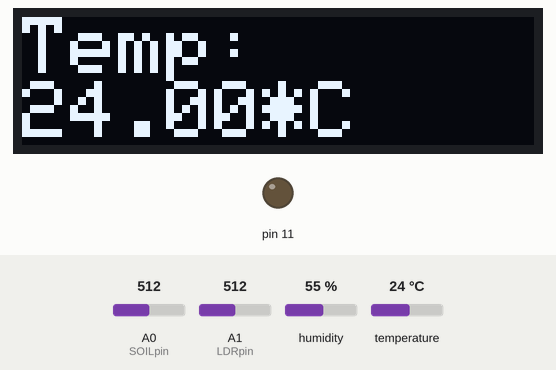
This sketch was run on a simulated Arduino Uno, built with avr-gcc and run on an emulated ATmega328P. On the bench: 128×32 one-colour display, output pins drawn as LEDs (lit = HIGH). The inputs (shaded band) are chosen by the test bench; at power-on: A0 (SOILpin) = 512, A1 (LDRpin) = 512, humidity 55 %, temperature 24 °C.

Above: at 6.9 s.
7.0 s: A0 (SOILpin) set to 444
13.0 s: A0 (SOILpin) set to 417
At 19.0 s:
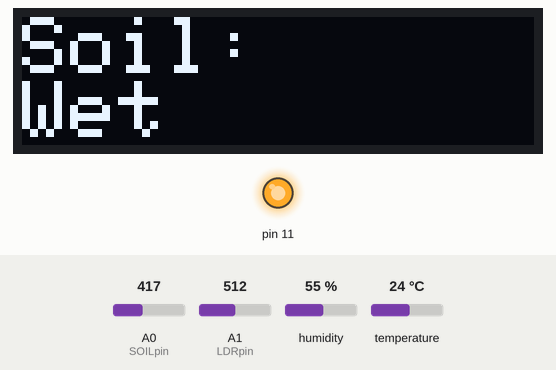
27.0 s: A1 (LDRpin) set to 486
At 33.3 s:
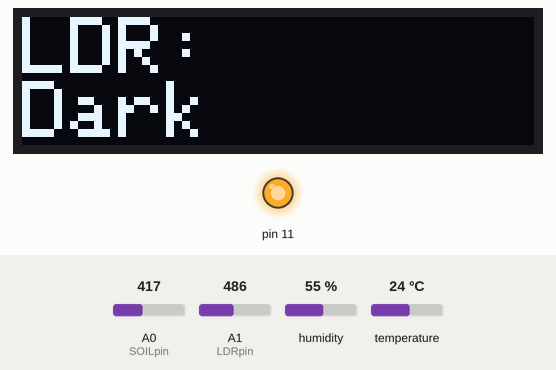
41.0 s: A1 (LDRpin) set to 710
At 49.7 s:
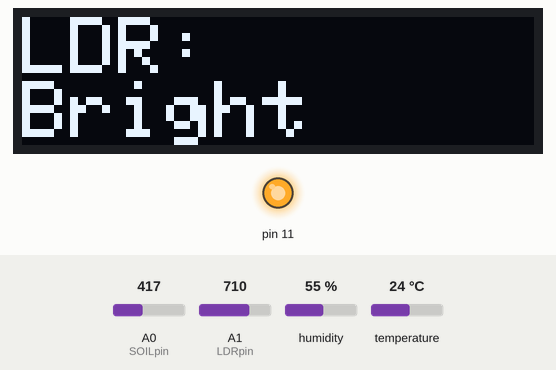
52.2 s: humidity set to 22 %
At 53.5 s:
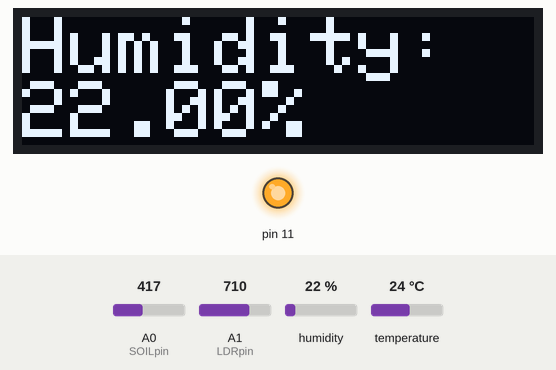
58.2 s: temperature set to 12 °C
At 64.0 s:
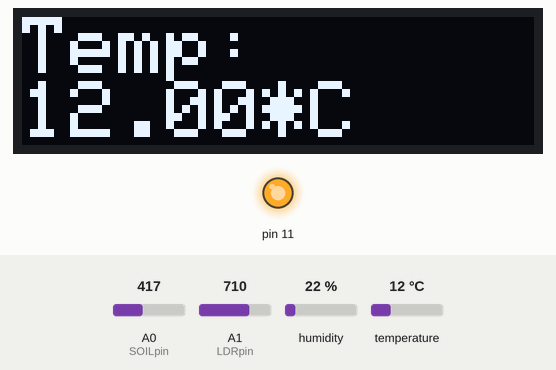
Timing chart, 0 to 65.5 s (numbered marks = the images above; inputs shaded):
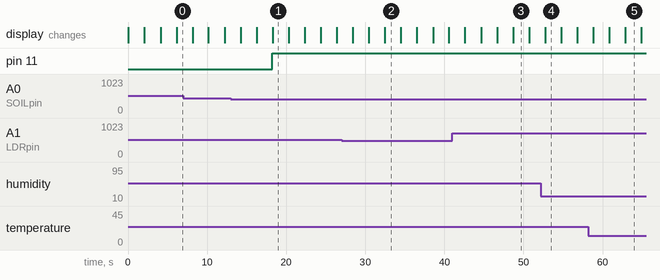

The sketch:

PLANT.ino
```cpp
#include <dht11.h>
#include <Wire.h>
#include <Adafruit_GFX.h>
#include <Adafruit_SSD1306.h>

#define LDRpin A1
#define SOILpin A0
#define DHT11PIN 4
#define SCREEN_WIDTH 128
#define SCREEN_HEIGHT 32
#define OLED_RESET -1

Adafruit_SSD1306 display(SCREEN_WIDTH, SCREEN_HEIGHT, &Wire, -1);
dht11 DHT11;

int LDRvalue = 0;
int SOILvalue = 0;

void setup() {
  // put your setup code here, to run once:
  Serial.begin(9600);
  if(!display.begin(SSD1306_SWITCHCAPVCC, 0x3C)) { // Address 0x3D for 128x64
    Serial.println(F("SSD1306 allocation failed"));
    for(;;);
  }
  display.clearDisplay();
  display.setTextSize(2);
  display.setTextColor(WHITE);
  display.setCursor(0,10);
  display.println("test");
  display.display();

  pinMode(11,OUTPUT);

}

String ldr(){
  int data = analogRead(LDRpin);
  String light_level = "Dark";
  if(data >= 700){
    light_level = "Bright";
  }else if(data >= 500){
    light_level = "Dim";
  }
  return light_level;
}

String soil(){
  int data = analogRead(SOILpin);
  String moisture = "Dry";
  if (data <= 430){
    moisture = "Wet";
    digitalWrite(11, HIGH);
  }else{
    digitalWrite(11, LOW);
  }
  return moisture;
}

int hum(){
  int chk = DHT11.read(DHT11PIN);
  return (float)DHT11.humidity;
}

String temp(){
  int chk = DHT11.read(DHT11PIN);
  float t = (float)DHT11.temperature;
  return String(t) + "*C";
}

int ddisplay(String text){
  display.clearDisplay();
  display.setCursor(0,0);
  display.println(text);
  display.display();
  return 0;
}

void loop() {
  int x;
  float h;
  String y;
  int time = 2000;

  y = ldr();
  ddisplay("LDR: \n" + String(y));
  delay(time);

  y = soil();
  ddisplay("Soil: \n" + String(y));
  delay(time);

  h = hum();
  if (h != -1) {
    ddisplay("Humidity: \n" + String(h, 2) + "%");
  } else {
    ddisplay("Humidity: Error");
  }
  delay(time);

  y = temp();
  ddisplay("Temp: \n" + y);
  delay(time);
}
```

Measured:
- the behaviour switches between 431 and 430 on A0 (SOILpin) (found by bisection; images 0 and 1)
- the behaviour switches between 500 and 499 on A1 (LDRpin) (found by bisection; images 1 and 2)
- after the input at 13.0 s, pin 11: LOW → HIGH after 5.3 s; the display: first differs from a run without the input after 5.3 s (image 1)
- after the input at 27.0 s, the display: first differs from a run without the input after 5.5 s (image 2)
- after the input at 41.0 s, the display: first differs from a run without the input after 7.7 s (image 3)
- what the display in image 1 shows lasts 2.0 s, from 18.3 s to 20.3 s
